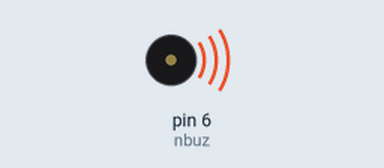
This sketch was run on a simulated Arduino Uno, built with avr-gcc and run on an emulated ATmega328P. On the bench: buzzer (waves = sounding). What the sketch prints to the serial monitor is not drawn.

Above: at 0.05 s.
Timing chart, 0 to 20.1 s (numbered marks = the images above):
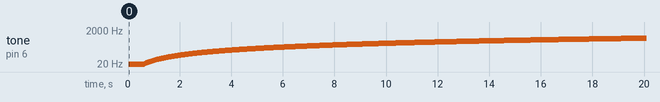

The sketch:

non_active_buzzer.ino
```cpp
int nbuz=6;
void setup() {
  // put your setup code here, to run once:
  Serial.begin(9600);

}

void loop() {
  // put your main code here, to run repeatedly:
//  tone(nbuz,1000);
  for (int i=0;i<1023; i++){
    tone(nbuz,i);
    delay(30);
    Serial.println(i);
  }

}
```

Measured:
- by itself, tone on pin 6 (nbuz): plays 1 Hz for 0.03 s, 2 Hz for 0.03 s, 3 Hz for 0.03 s, 4 Hz for 0.03 s, 5 Hz for 0.03 s, 6 Hz for 0.03 s … (4302 notes in this stretch)
